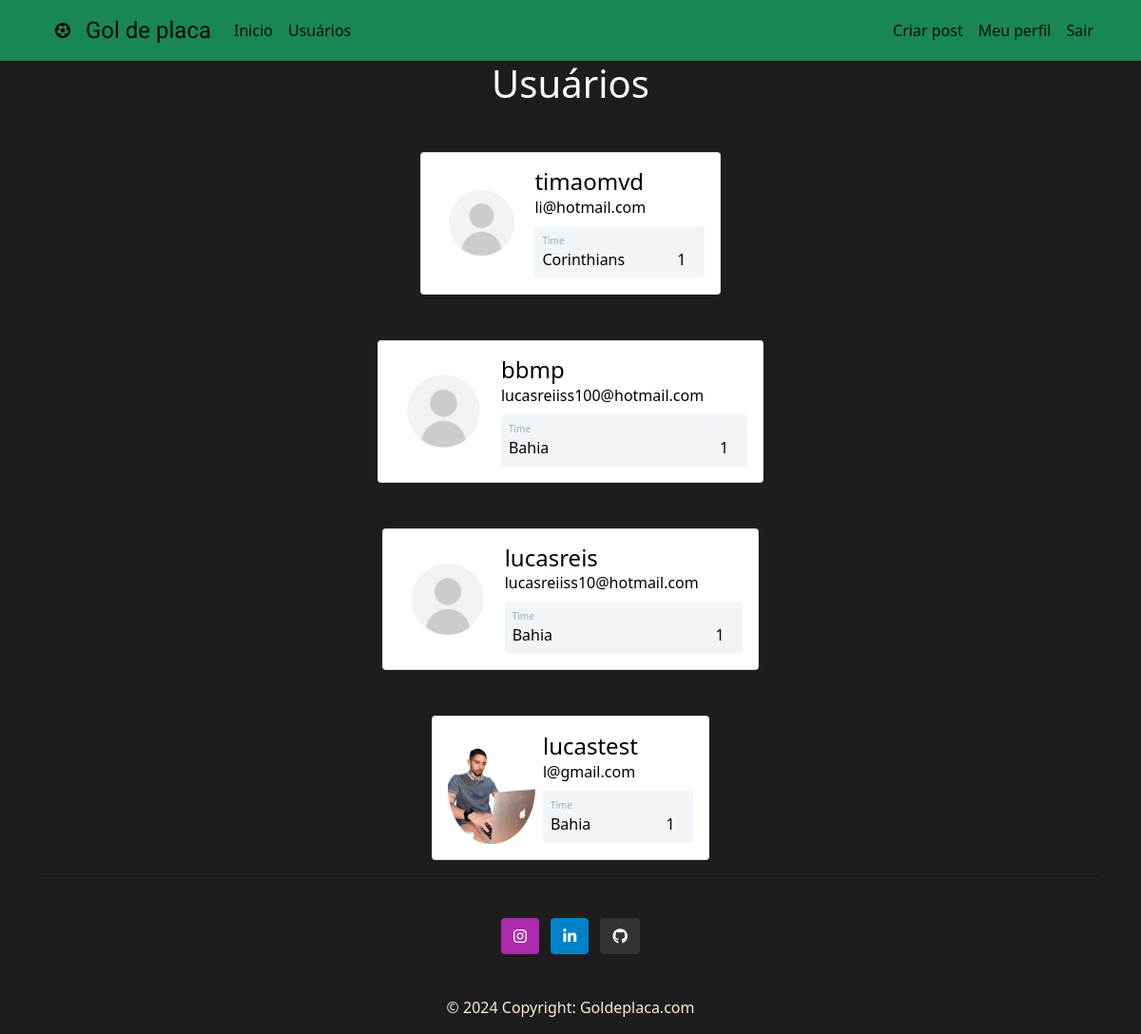
/usuarios (signed in), run on the app's committed database.
### comunidade/models.py (models this page shows)
class Usuario(database.Model, UserMixin):
    __tablename__ = 'usuarios'
    id = database.Column(database.Integer, primary_key=True)
    username = database.Column(database.String(100), nullable=False)
    email = database.Column(database.String(100), nullable=False, unique=True)
    senha = database.Column(database.String(100), nullable=False)
    foto_perfil = database.Column(database.String(100), default='default.jpg')
    posts = database.relationship('Post', backref='autor', lazy=True)
    time_futebol = database.Column(database.String(100), nullable=True, default='Não informou')
    def contar_post(self):
        return len(self.posts)

### comunidade/routes.py (the view)
@app.route("/usuarios")
@login_required
def usuarios():
        lista_usuarios = Usuario.query.all()
        return render_template('usuarios.html',
    lista_usuarios=lista_usuarios)

### comunidade/models.py (called while the page is built)
@login_manager.user_loader
def load_usuario(id_usuario):
    return Usuario.query.get(int(id_usuario))

### comunidade/templates/usuarios.html
{% extends "base.html" %}
{% block body %}
   <div class="container">
    <h1 class="titulo-user">Usuários</h1>
    {% for usuario in lista_usuarios %}
    <div class="container mt-5 d-flex justify-content-center">
        <div class="card p-3">
            <div class="d-flex align-items-center">
                <div class="image pe-2">
                 <img src="{{ url_for('static', filename='foto_perfil/' + usuario.foto_perfil) }}" class="rounded" width="150">
            </div>
            <div class="ml-3 w-100">
               <h4 class="mb-0 mt-0">{{ usuario.username  }}</h4>
               <span>{{ usuario.email  }}</span>
               <div class="p-2 mt-2 bg-primary d-flex justify-content-between rounded text-white stats">
                <div class="d-flex flex-column">
                    <span class="articles">Time</span>
                    <span>{{ usuario.time_futebol | capitalize }}</span>
                </div>
                <div class="d-flex flex-column">
                    <span class="rating">Post</span>
                    <span class="number3">{{current_user.contar_post()}}</span>
                </div>
               </div>
            </div>
            </div>
        </div>
     </div>
    {% endfor %}
   </div>
{% endblock %}

### comunidade/templates/base.html (shortened to what this page needs)
<!DOCTYPE html>
<html lang="pt-br">
<head>
    <link href="https://cdn.jsdelivr.net/npm/bootstrap@5.0.2/dist/css/bootstrap.min.css" rel="stylesheet">
    <link rel="stylesheet" type="text/css" href="{{ url_for('static', filename='main.css') }}">
</head>
<body>
    {% include 'navbar.html'  %}
    <div class="container">
    {% block body %}
    {% endblock %}
    {% include 'footer.html' %}
</body>
</html>

### comunidade/templates/navbar.html (shortened to what this page needs)
<nav class="navbar navbar-expand-lg navbar-light bg-success">
    <div class="container-fluid container">
        <i class="fa-solid fa-futbol p-3"></i>
     <a class="navbar-brand" href="{{url_for('home')}}">
        Gol de placa
      </a>
      <div class="collapse navbar-collapse" id="navbarSupportedContent">
          <ul class="navbar-nav me-auto mb-2 mb-lg-0">
              <li class="nav-item">
                  <a class="nav-link active" aria-current="page" href="{{url_for('home')}}">Inicio</a>
              </li>
              <li class="nav-item active">
                  <a class="nav-link active" href="{{url_for('usuarios')}}">Usuários</a>
              </li>
          </ul>
          <ul class="d-flex navbar-nav ">
              {% if current_user.is_authenticated %}
              <li class="nav-item active">
                  <a class="nav-link active" href="{{url_for('criar_post')}}">Criar post</a>
              </li>
              <li class="nav-item">
                  <a class="nav-link active" href="{{url_for('perfil')}}">Meu perfil</a>
              </li>
              <li class="nav-item">
                  <a class="nav-link active" href="{{url_for('sair')}}">Sair</a>
              </li>
              {% endif %}
          </ul>
      </div>
  </div>
</nav>

### comunidade/templates/footer.html (shortened to what this page needs)
<hr>
<footer class="bg-body-tertiary text-center">
    <div class="container p-4 pb-0">
      <section class="mb-4">
        <a
          data-mdb-ripple-init
          class="btn text-white btn-floating m-1"
          style="background-color: #ac2bac;"
          href="https://www.instagram.com/_lucasr09/"
          role="button"
          target="_blank"
          ><i class="fab fa-instagram"></i
        ></a>
        <a
          data-mdb-ripple-init
          class="btn text-white btn-floating m-1"
          style="background-color: #0082ca;"
          href="https://www.linkedin.com/in/lucasengdacomputacaoo/"
          target="_blank"
          role="button"
          ><i class="fab fa-linkedin-in"></i
        ></a>
        <a
          data-mdb-ripple-init
          class="btn text-white btn-floating m-1"
          style="background-color: #333333;"
          href="https://github.com/lucasr099"
          target="_blank"
          role="button"
          ><i class="fab fa-github"></i
            >
        </a>
      </section>
    </div>
    <div class="text-center p-3" style="background-color: rgba(26, 28, 25, 0.05); color: antiquewhite;">
      © 2024 Copyright:
      Goldeplaca.com
    </div>
  </footer>

### comunidade/static/main.css (style rules this page uses)
.titulo-user { text-align: center; color: #ffffff; }
.navbar-brand { font-family: 'jersey 10', sans-serif; font-size: 24px; }
body { background-color: #000000e2; color: #000000; }
.image { position: relative; }
.image img { display: block; max-width: 100%; height: auto; max-height: 150px; }
.stats { background: #f2f5f8 !important; color: #000 !important; }
.articles { font-size:10px; color: #a1aab9; }
.rating { font-size:10px; color: #f5efef; }
.number3 { font-weight:500; }

### data on the page
Usuario: foto_perfil (placeholder picture), username "timaomvd", email "li@hotmail.com", time_futebol "Corinthians", contar_post "1"
Usuario: foto_perfil (placeholder picture), username "bbmp", email "lucasreiiss100@hotmail.com", time_futebol "Bahia", contar_post "1"
Usuario: foto_perfil (placeholder picture), username "lucasreis", email "lucasreiiss10@hotmail.com", time_futebol "Bahia", contar_post "1"
Usuario: foto_perfil (picture), username "lucastest", email "l@gmail.com", time_futebol "Bahia", contar_post "1"
